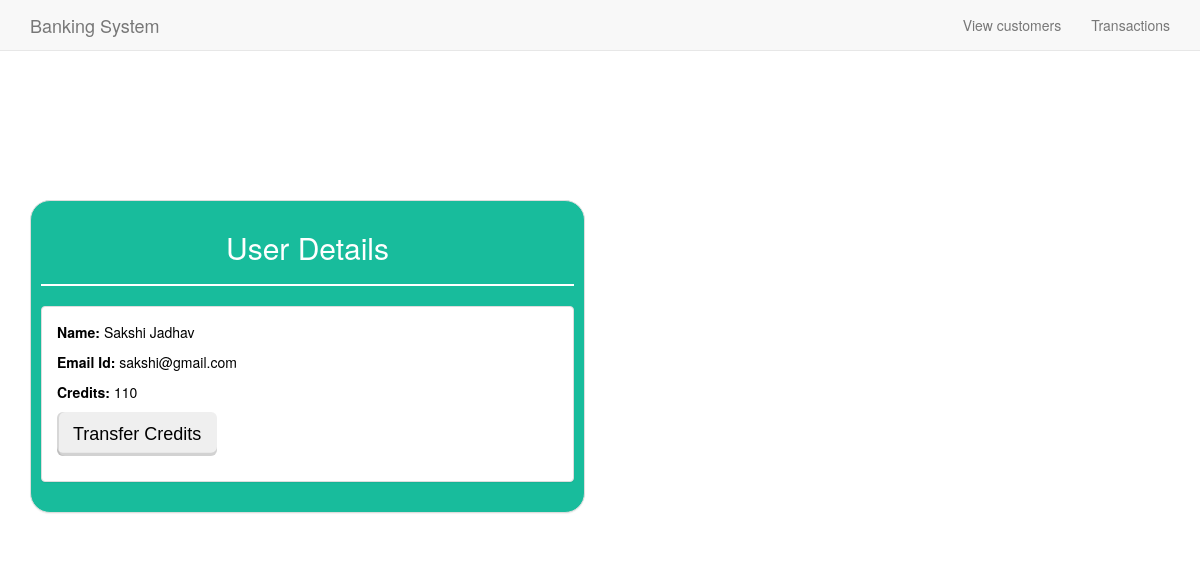
The page /transfer.php?id=1 on the database its author committed.
### tables this page shows
CREATE TABLE `customer` (
  `id` int(11) NOT NULL,
  `name` varchar(50) NOT NULL,
  `email` varchar(100) NOT NULL,
  `balance` bigint(20) NOT NULL
);

### transfer.php (the view, shortened to what this page needs)
<?php
require_once "config.php";
     ?>
<!DOCTYPE html>
<html>
<head>
  <link href="//netdna.bootstrapcdn.com/bootstrap/3.2.0/css/bootstrap.min.css" rel="stylesheet" id="bootstrap-css">
  <link rel="stylesheet" type="text/css" href="home.css">
</head>
<body>
<?php include("nav.php") ?>
<?php
$stmt = $pdo->prepare("SELECT * FROM customer where id = :xyz");
$stmt->execute(array(":xyz" => $_GET['id']));
$row = $stmt->fetch(PDO::FETCH_ASSOC);
?>
    <div class="container" style=" padding-top:200px;"  >
          <div class="row" >
             <div class="col-sm offset-md-3 col-md-6" style="">
                  <div class="panel panel-default bg-dark  " style="padding: 10px; color:white; border-radius: 20px;background-color: #18bc9c;">
                       <h2 style="text-align: center;">User Details</h2>
                           <hr style="border:1px solid white;">
                                <div class="panel panel-default" style="color:  black;" >
                                   <div class="panel-body">
            <p><b>Name:</b> <?php echo htmlentities($row['name']?? 'default value'); ?></p>
            <p><b>Email Id:</b> <?php echo htmlentities($row['email']?? 'default value'); ?></p>
            <p><b>Credits:</b> <?php echo htmlentities($row['balance']?? 'default value'); ?></p>
            <p><button class="btn btn-dark btn-lg view_data" data-toggle="modal" data-target="#transfer<?php echo $row['id'] ?>">Transfer Credits</button></p>
                                   </div>
                                </div>
            </div>
            </div>
          </div>
   </div>
</body>
</html>

### home.css (style rules this page uses)
.btn:not(a) { border:0;border-bottom:0;border-left:0;font-weight:'900';font-family:'Ubuntu', sans-serif;box-shadow: inset 0 -3.2px rgba(0, 0, 0, 0.12),inset 2px 0 rgba(0, 0, 0, 0.1);outline:none;-webkit-outline:none;-o-outline:none;-moz-outline:none; }

### rows shown on the page
customer: name "Sakshi Jadhav", email "sakshi@gmail.com", balance "110"
